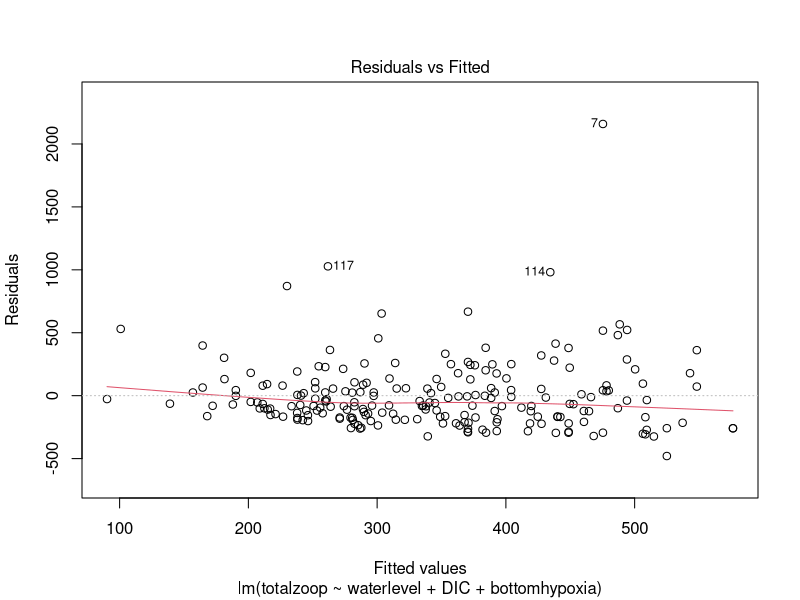
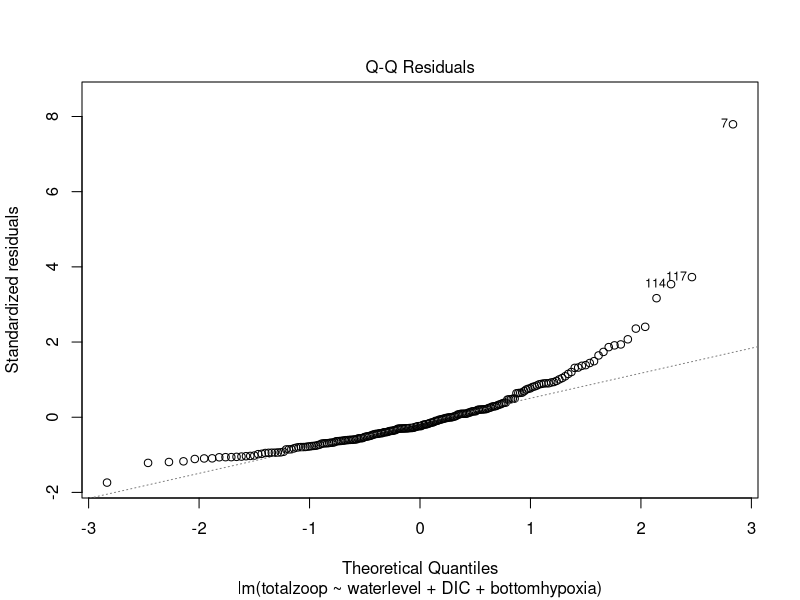
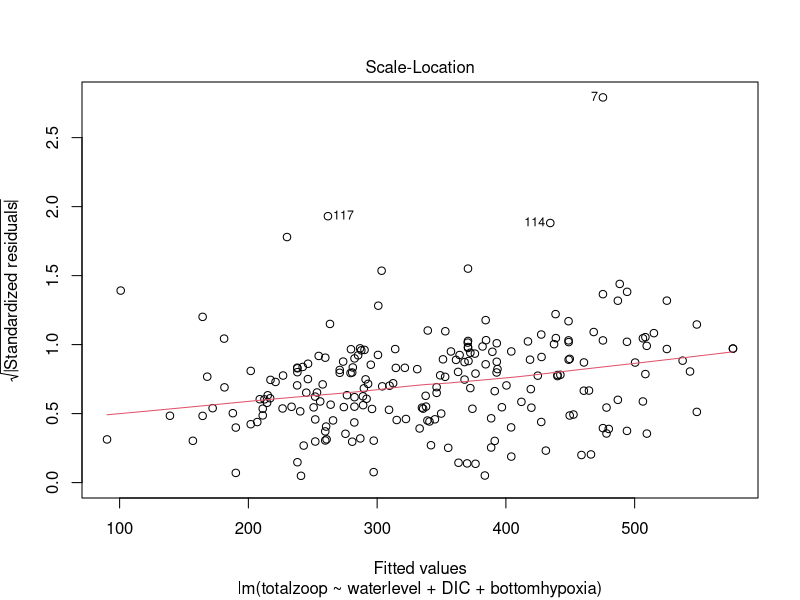
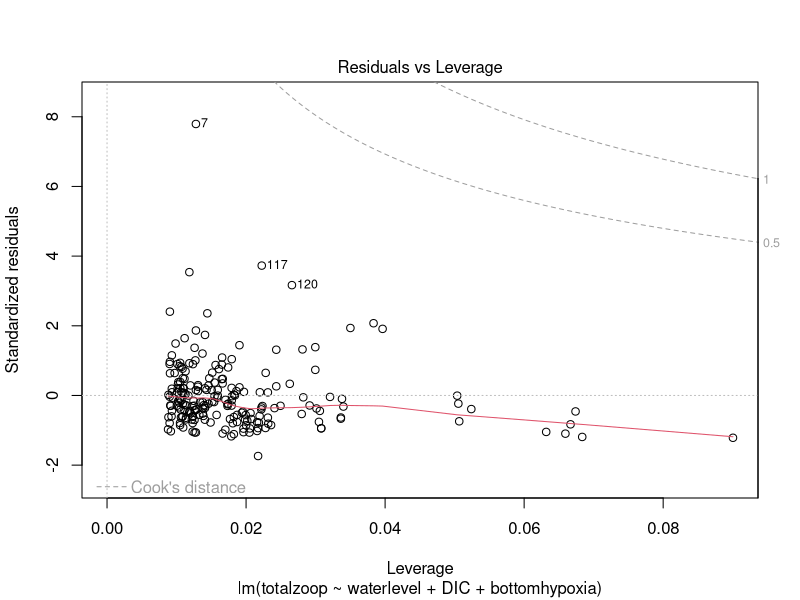

R code for these plots, in order:
## ---- chunk 1
soln=FALSE
knitr::opts_chunk$set(echo = TRUE)
## ---- chunk 2
#Loading Packages
library("readxl")
library("car")
## ---- chunk 3
ham <- read_excel("ind dates flat all parameters Hamilton only FOR Kim.xlsx")

## ---- chunk 4
#Select and combine variables of interests 
multi_data<-ham[,c(14,16,108,93)]
#Label each column of our new dataset
colnames(multi_data)<-c("waterlevel","DIC","bottomhypoxia","totalzoop")

#remove NAs
multi_data<-na.omit(multi_data)
## ---- chunk 5
table(multi_data$waterlevel)
## ---- chunk 6
table(multi_data$bottomhypoxia)
## ---- chunk 7
class(multi_data$waterlevel)  
## ---- chunk 8
#Use the class() function to check for the other columns: 
class(multi_data$DIC)
class(multi_data$totalzoop)
class(multi_data$bottomhypoxia)
## ---- chunk 9
#Set bottom hypoxia column as "factor" data type using as.factor(model_name$variable_name)
multi_data$bottomhypoxia<-as.factor(multi_data$bottomhypoxia)
## ---- chunk 10
multi_model<-lm(totalzoop~waterlevel+DIC+bottomhypoxia, data=multi_data)
## ---- chunk 11
#Access the diagnosis plots that are auto-generated from the lm() function
#Using plot(model_name): 
plot(multi_model)
## ---- chunk 12
vif(multi_model)
## ---- chunk 13
summary(multi_model)
